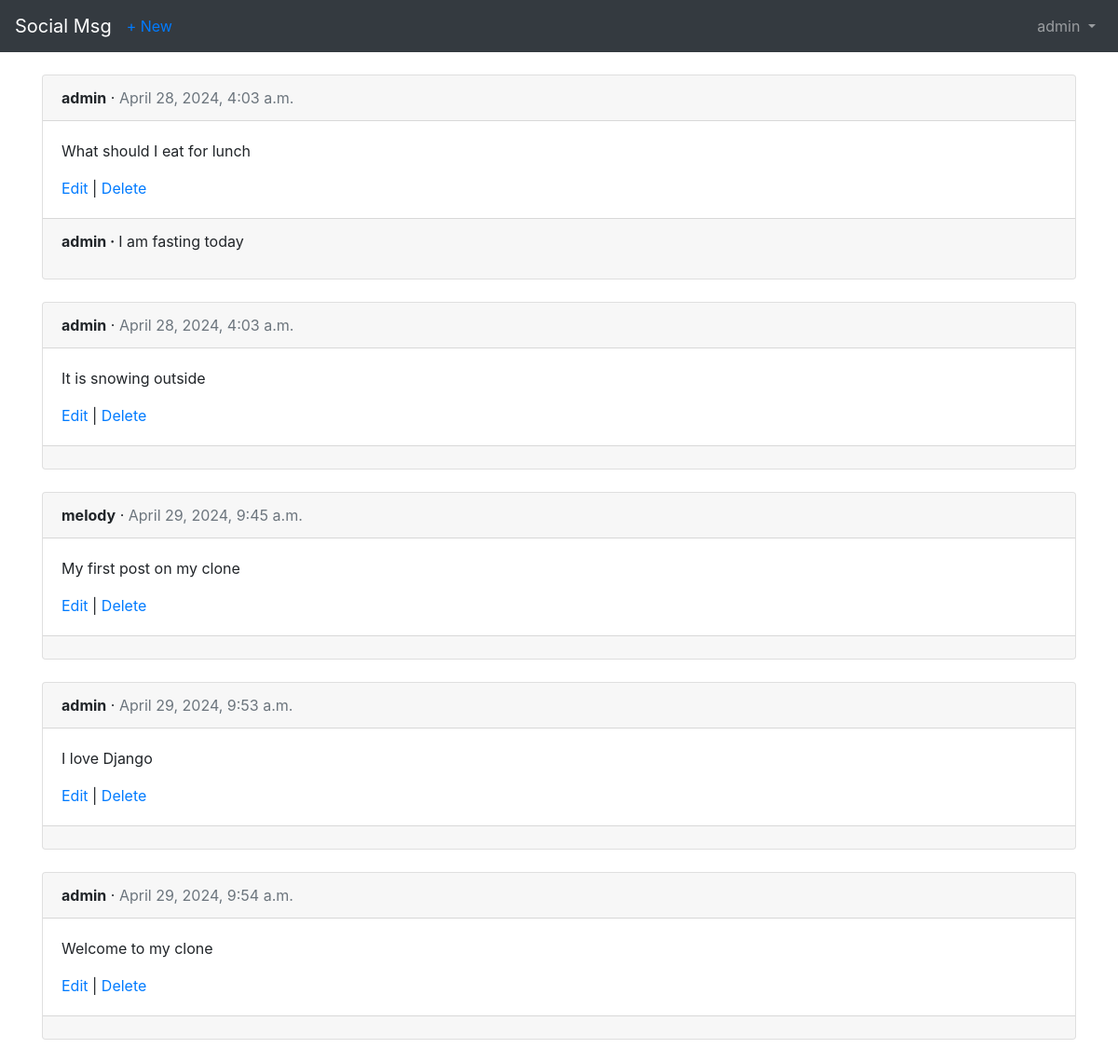
The app's page /posts/ (signed in) with its own data.
### users/models.py (models this page shows)
class CustomUser(AbstractUser):
    objects = CustomUserManager()

### posts/models.py (models this page shows, shortened)
class Post(models.Model):
    message = models.CharField(max_length=280)
    date = models.DateTimeField(auto_now_add=True)
    author = models.ForeignKey(
        settings.AUTH_USER_MODEL,
        on_delete=models.CASCADE,
    )

class Comment(models.Model):
    post = models.ForeignKey(Post, on_delete=models.CASCADE)
    comment = models.CharField(max_length=140)
    author = models.ForeignKey(
        settings.AUTH_USER_MODEL,
        on_delete=models.CASCADE,
    )
    def __str__(self):
        return self.comment

### posts/views.py (the view)
# urls.py: path('', views.PostListView.as_view(), name='post_list'),
class PostListView(LoginRequiredMixin, ListView):
    model = models.Post
    template_name = 'post_list.html'
    login_url = 'login'

### templates/post_list.html (shortened to what this page needs)
{% extends 'base.html' %}
{% block content %}
    {% for post in object_list %}
        <div class="card">
            <div class="card-header">
                <span class="font-weight-bold">{{ post.author }}</span> &middot; <span class="text-muted">{{ post.date }}</span>
            </div>
            <div class="card-body">
                <p>{{ post.message }}</p>
                <a href="{% url 'post_edit' post.pk %}">Edit</a> |
                <a href="{% url 'post_delete' post.pk %}">Delete</a>
            </div>
            <div class="card-footer">
                {% for comment in post.comment_set.all %}
                    <p>
                        <span class="font-weight-bold">{{ comment.author }} &middot; </span> {{ comment }}
                    </p>
                {% endfor %}
            </div>
        </div>
        <br/>
    {% endfor %}
{% endblock content %}

### templates/base.html (shortened to what this page needs)
<!doctype html>
<html lang="en">
  <head>
    <link rel="stylesheet" href="https://cdn.jsdelivr.net/npm/bootstrap@4.0.0/dist/css/bootstrap.min.css">
  </head>
  <body>
    <nav class="navbar navbar-expand-md navbar-dark bg-dark mb-4">
        <a class="navbar-brand" href="{% url 'home' %}">Social Msg</a>
        <ul class="navbar-nav mr-auto">
            <li class="nav-item"><a href="{% url 'post_new' %}">+ New</a></li>
        </ul>
        <div class="collapse navbar-collapse" id="navbarCollapse">
            {% if user.is_authenticated %}
                <ul class="navbar-nav ml-auto">
                    <li class="nav-item">
                        <a class="nav-link dropdown-toggle" href="#" id="userMenu" data-toggle="dropdown" aria-haspopup="true" aria-expanded="false">
                            {{ user.username }}
                        </a>
                    </li>
                </ul>
            {% else %}
                <form class="form-inline ml-auto">
                    <a href="{% url 'login' %}" class="btn btn-outline-secondary">Log in</a>
                    <a href="{% url 'signup' %}" class="btn btn-primary ml-2">Sign up</a>
                </form>
            {% endif %}
        </div>
    </nav>
    <div class = "container">
            {% block content %}
            {% endblock %}
    </div>
  </body>
</html>

### records on screen
CustomUser: username "admin"
Post: author "admin", date "April 28, 2024, 4:03 a.m.", message "What should I eat for lunch"
Comment: author "admin", comment "I am fasting today"
Post: author "admin", date "April 28, 2024, 4:03 a.m.", message "It is snowing outside"
Post: author "melody", date "April 29, 2024, 9:45 a.m.", message "My first post on my clone"
Post: author "admin", date "April 29, 2024, 9:53 a.m.", message "I love Django"
Post: author "admin", date "April 29, 2024, 9:54 a.m.", message "Welcome to my clone"
